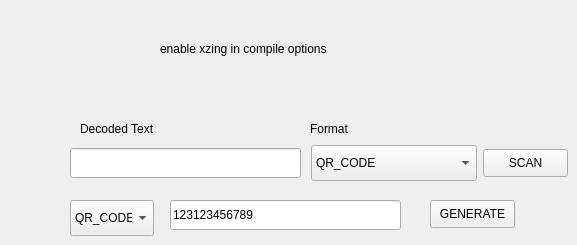
            <widget class="QWidget" name="tab_11">
             <attribute name="title">
              <string>XZING</string>
             </attribute>
             <widget class="QPushButton" name="scan2">
              <property name="geometry">
               <rect>
                <x>483</x>
                <y>149</y>
                <width>85</width>
                <height>28</height>
               </rect>
              </property>
              <property name="text">
               <string>SCAN</string>
              </property>
             </widget>
             <widget class="QComboBox" name="XZINGformat">
              <property name="geometry">
               <rect>
                <x>311</x>
                <y>145</y>
                <width>166</width>
                <height>36</height>
               </rect>
              </property>
              <item>
               <property name="text">
                <string>QR_CODE</string>
               </property>
              </item>
              <item>
               <property name="text">
                <string>EAN_13</string>
               </property>
              </item>
              <item>
               <property name="text">
                <string>AZTEC</string>
               </property>
              </item>
              <item>
               <property name="text">
                <string>CODABAR</string>
               </property>
              </item>
              <item>
               <property name="text">
                <string>CODE_39</string>
               </property>
              </item>
              <item>
               <property name="text">
                <string>CODE_93</string>
               </property>
              </item>
              <item>
               <property name="text">
                <string>CODE_128</string>
               </property>
              </item>
              <item>
               <property name="text">
                <string>DATA_MATRIX</string>
               </property>
              </item>
              <item>
               <property name="text">
                <string>EAN_8</string>
               </property>
              </item>
              <item>
               <property name="text">
                <string>ITF</string>
               </property>
              </item>
              <item>
               <property name="text">
                <string>MAXICODE</string>
               </property>
              </item>
              <item>
               <property name="text">
                <string>PDF_417</string>
               </property>
              </item>
              <item>
               <property name="text">
                <string>RSS_14</string>
               </property>
              </item>
              <item>
               <property name="text">
                <string>RSS_EXPANDED</string>
               </property>
              </item>
              <item>
               <property name="text">
                <string>UPC_A</string>
               </property>
              </item>
              <item>
               <property name="text">
                <string>UPC_E</string>
               </property>
              </item>
              <item>
               <property name="text">
                <string>UPC_EAN_EXTENSION</string>
               </property>
              </item>
             </widget>
             <widget class="QLineEdit" name="xzingdecode">
              <property name="geometry">
               <rect>
                <x>70</x>
                <y>148</y>
                <width>231</width>
                <height>30</height>
               </rect>
              </property>
             </widget>
             <widget class="QLabel" name="label_10">
              <property name="geometry">
               <rect>
                <x>80</x>
                <y>120</y>
                <width>141</width>
                <height>18</height>
               </rect>
              </property>
              <property name="text">
               <string>Decoded Text</string>
              </property>
             </widget>
             <widget class="QLabel" name="label_12">
              <property name="geometry">
               <rect>
                <x>310</x>
                <y>120</y>
                <width>141</width>
                <height>18</height>
               </rect>
              </property>
              <property name="text">
               <string>Format</string>
              </property>
             </widget>
             <widget class="QLabel" name="label_13">
              <property name="geometry">
               <rect>
                <x>160</x>
                <y>40</y>
                <width>291</width>
                <height>18</height>
               </rect>
              </property>
              <property name="text">
               <string>enable xzing in compile options</string>
              </property>
             </widget>
             <widget class="QComboBox" name="xzingformat2">
              <property name="geometry">
               <rect>
                <x>70</x>
                <y>200</y>
                <width>84</width>
                <height>36</height>
               </rect>
              </property>
              <item>
               <property name="text">
                <string>QR_CODE</string>
               </property>
              </item>
              <item>
               <property name="text">
                <string>EAN_13</string>
               </property>
              </item>
              <item>
               <property name="text">
                <string>AZTEC</string>
               </property>
              </item>
              <item>
               <property name="text">
                <string>CODABAR</string>
               </property>
              </item>
              <item>
               <property name="text">
                <string>CODE_39</string>
               </property>
              </item>
              <item>
               <property name="text">
                <string>CODE_93</string>
               </property>
              </item>
              <item>
               <property name="text">
                <string>CODE_128</string>
               </property>
              </item>
              <item>
               <property name="text">
                <string>DATA_MATRIX</string>
               </property>
              </item>
              <item>
               <property name="text">
                <string>EAN_8</string>
               </property>
              </item>
              <item>
               <property name="text">
                <string>ITF</string>
               </property>
              </item>
              <item>
               <property name="text">
                <string>UPC_A</string>
               </property>
              </item>
              <item>
               <property name="text">
                <string>UPC_E</string>
               </property>
              </item>
             </widget>
             <widget class="QLineEdit" name="xzingencode">
              <property name="geometry">
               <rect>
                <x>170</x>
                <y>200</y>
                <width>231</width>
                <height>30</height>
               </rect>
              </property>
              <property name="text">
               <string>123123456789</string>
              </property>
             </widget>
             <widget class="QPushButton" name="XZINGGenerate">
              <property name="geometry">
               <rect>
                <x>430</x>
                <y>200</y>
                <width>85</width>
                <height>28</height>
               </rect>
              </property>
              <property name="text">
               <string>GENERATE</string>
              </property>
             </widget>
            </widget>
